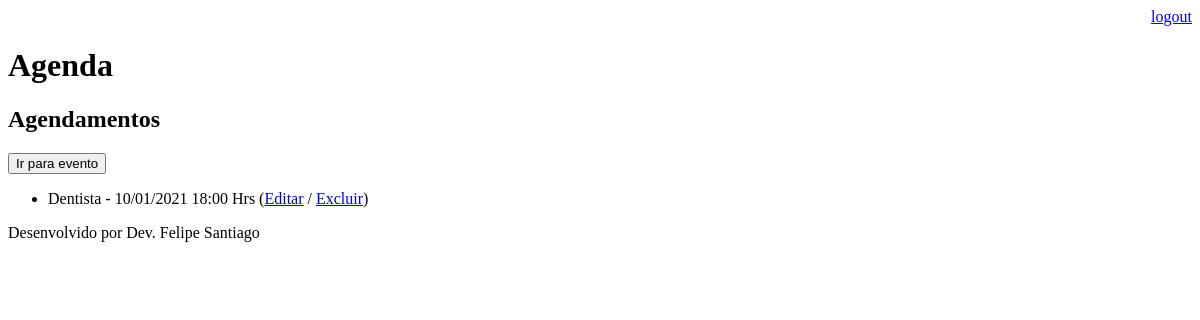
Page /agenda/ (signed in) on the earlier database version.
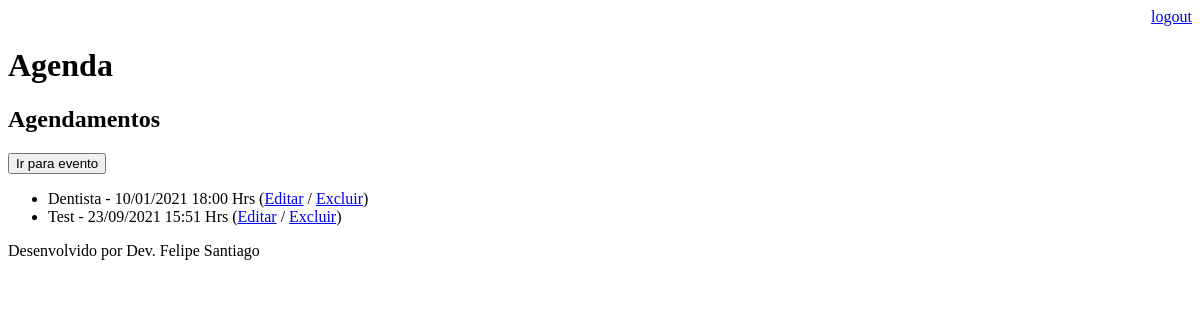
Same page on the later database version.
### core/models.py (models this page shows, shortened)
class Evento(models.Model):
    title = models.CharField(max_length=100)  # Max de 100 caractere
    description = models.TextField(
        blank=True, null=True
    )  # Pode ser branco e nulo
    data_evento = models.DateTimeField(
        verbose_name="data do evento"
    )  # nome da coluna
    data_criacao = models.DateTimeField(
        auto_now=True
    )  # Dato automatico, vai inserir o momento atual
    usuario = models.ForeignKey(User, on_delete=models.CASCADE)
    def get_data_evento(self):
        return self.data_evento.strftime("%d/%m/%Y %H:%M Hrs")

### core/views.py (the view)
# urls.py: path("agenda/", views.list_eventos),
@login_required(login_url="/login/")  # Requer autenticação do login
def list_eventos(request):
    user = request.user
    evento = Evento.objects.filter(usuario=user)
    dados = {"eventos": evento}
    return render(request, "agenda.html", dados)

### templates/agenda.html
{% extends 'model-page.html' %}
{% block content %}
<h2>Agendamentos</h2>
<a href="evento">
  <button type="button">Ir para evento</button>
</a>
<ul>
  {% for evento in eventos %}
  <li>
    {{ evento.title }} - {{ evento.get_data_evento}}
    (<a href="evento/?id={{ evento.id }}">Editar</a> / <a href="evento/delete/{{ evento.id }}">Excluir</a>)
  </li>
  {% endfor %}
</ul>
{% endblock %}

Differences in the rows shown:
added Evento: title "Test", get_data_evento "23/09/2021 15:51 Hrs"
